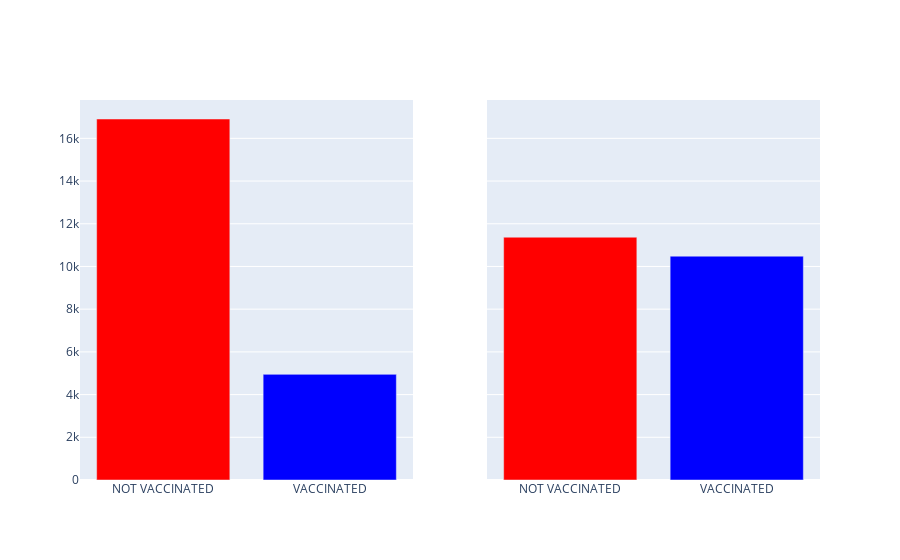

Notebook code cell kept with this figure:
### Code cell
# Creating plots for the distribution of our target variables 

fig = go.Figure()


fig = make_subplots(rows=1, cols=2, shared_yaxes=True)

fig.add_trace(go.Bar(x=data1.h1n1_vaccine, y = data1["count"], marker_color=["red","blue"]
                    ),
              1, 1) #marker=dict(color=["h1n1_vaccine"], coloraxis="coloraxis") color="h1n1_vaccine"


fig.add_trace(go.Bar(x=data2.seasonal_vaccine, y = data2["count"], marker_color=["red","blue"]
                    ),
              1, 2) # marker=dict(color=["seasonal_vaccine"], coloraxis="coloraxis") , color="seasonal_vaccine"


fig.update_layout(
    xaxis1 = dict(
        tickmode = 'array',
        tickvals = [0,1],
        ticktext = ['NOT VACCINATED', 'VACCINATED']
    ),
     xaxis2 = dict(
        tickmode = 'array',
        tickvals = [0,1],
        ticktext = ['NOT VACCINATED', 'VACCINATED']
    ),

)

#fig.update_xaxes(title='Concern of H1N1', ticktext=[''])
fig.update_layout(coloraxis=dict(colorscale='Bluered_r'), showlegend=False)
fig.show()

### Figure 1 — Plotly figure (JSON) as saved in the notebook; plotly's stock layout.template omitted (floating-point values rounded to 4 significant figures)
{"data": [{"marker": {"color": ["red", "blue"]}, "type": "bar", "x": [0, 1], "xaxis": "x", "y": [16906, 4947], "yaxis": "y"}, {"marker": {"color": ["red", "blue"]}, "type": "bar", "x": [0, 1], "xaxis": "x2", "y": [11371, 10482], "yaxis": "y2"}], "layout": {"coloraxis": {"colorscale": [[0, "rgb(255,0,0)"], [1, "rgb(0,0,255)"]]}, "showlegend": false, "xaxis": {"anchor": "y", "domain": [0, 0.45], "tickmode": "array", "ticktext": ["NOT VACCINATED", "VACCINATED"], "tickvals": [0, 1]}, "xaxis2": {"anchor": "y2", "domain": [0.55, 1], "tickmode": "array", "ticktext": ["NOT VACCINATED", "VACCINATED"], "tickvals": [0, 1]}, "yaxis": {"anchor": "x", "domain": [0, 1]}, "yaxis2": {"anchor": "x2", "domain": [0, 1], "matches": "y", "showticklabels": false}}}
